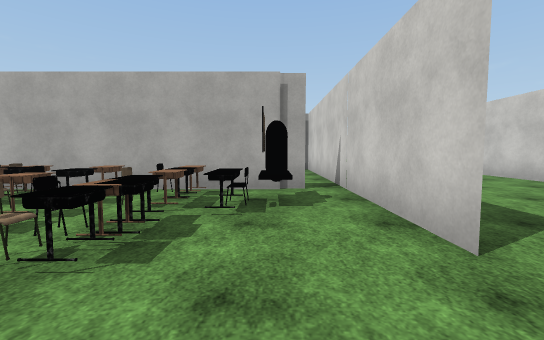
view 1 (above)

24 first-person views from a walk through a scene from a Unity 3-D project. The camera is 1.3 m above the floor, tilts 4° down and sees 90° across. The floor is counted in squares, 2 m on a side. Each view is taken from the middle of a square. On the plan, view 1 faces up. The plan holds only what a view shows up to about 9 squares ahead; the rest is blank. The place goes on beyond the plan. Some surface patterns are stand-ins.

view 2
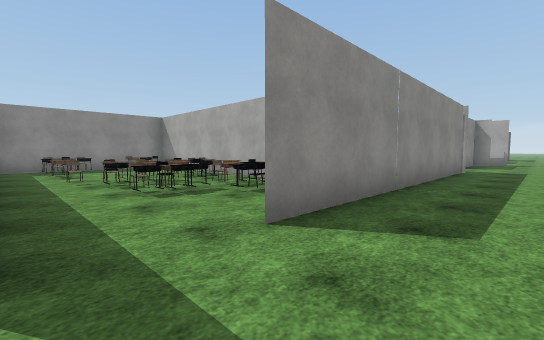

view 3
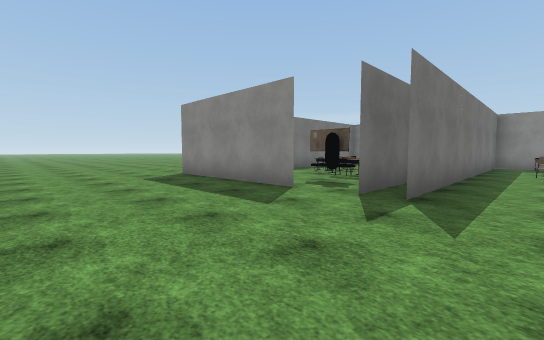

view 4
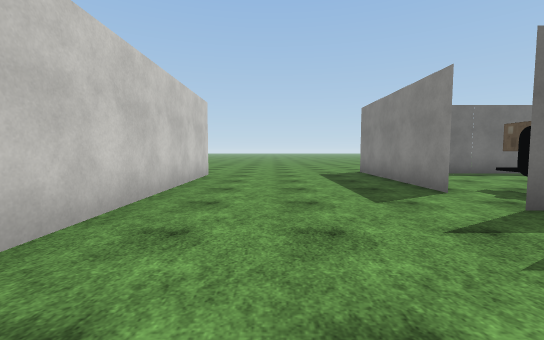

view 5
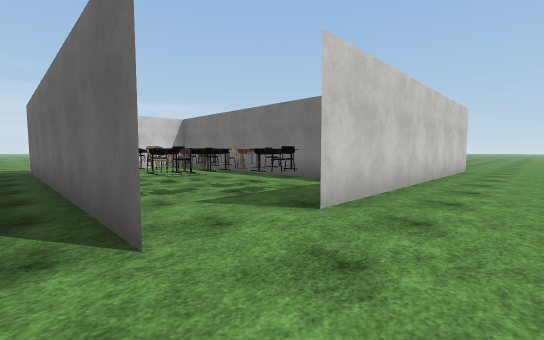

view 6
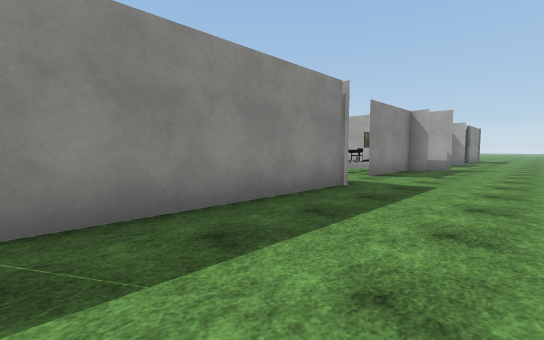

view 7
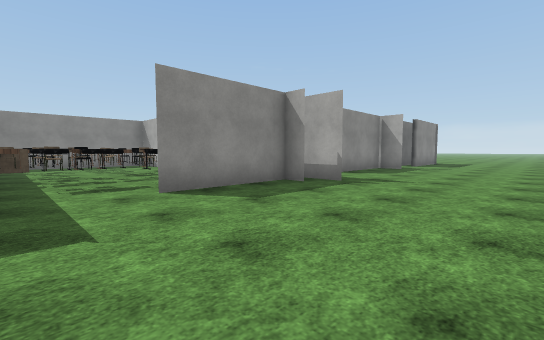

view 8
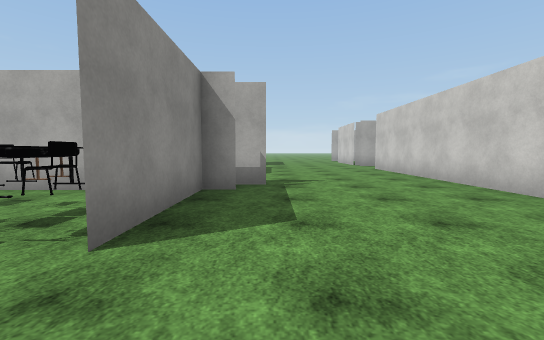

view 9
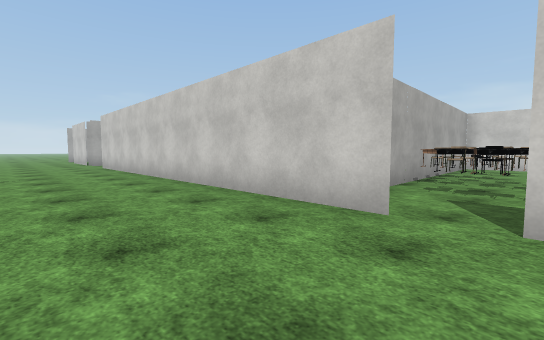

view 10
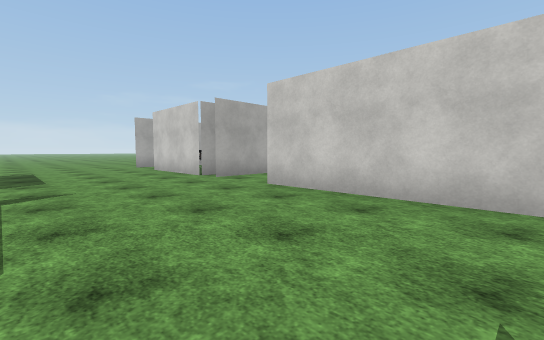

view 11
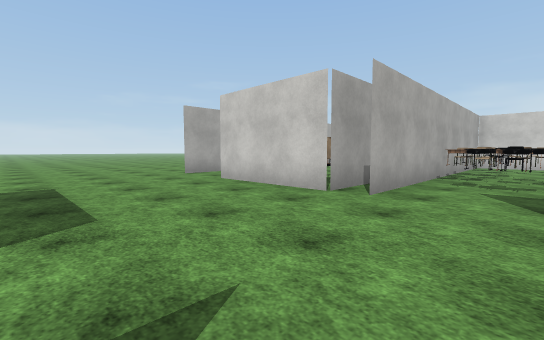

view 12
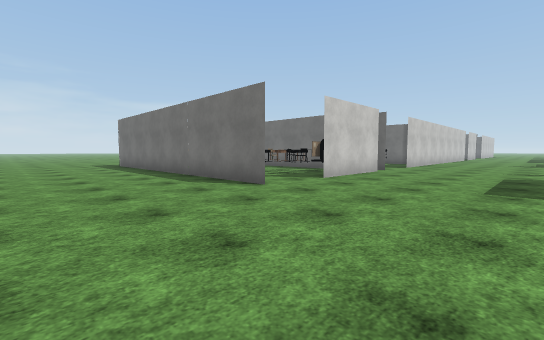

view 13
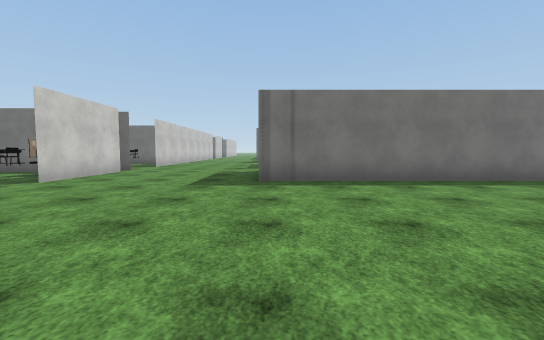

view 14
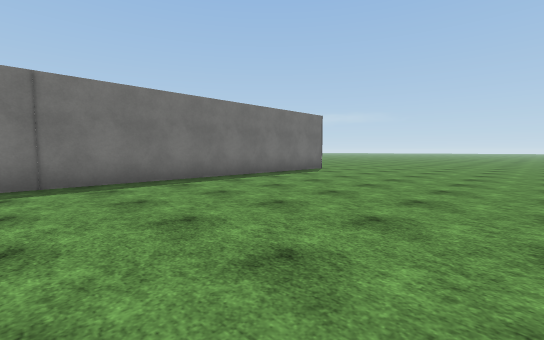

view 15
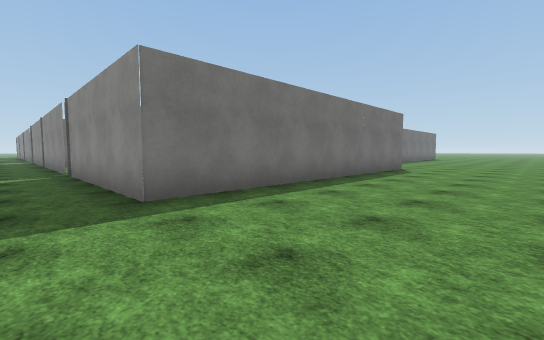

view 16
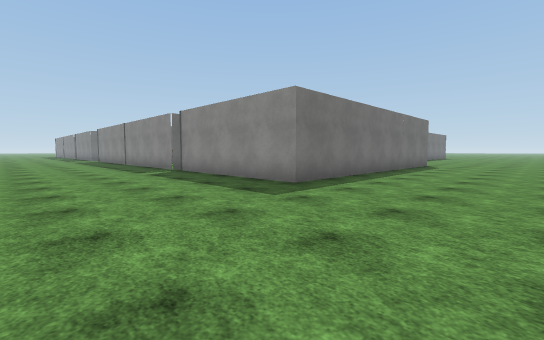

view 17
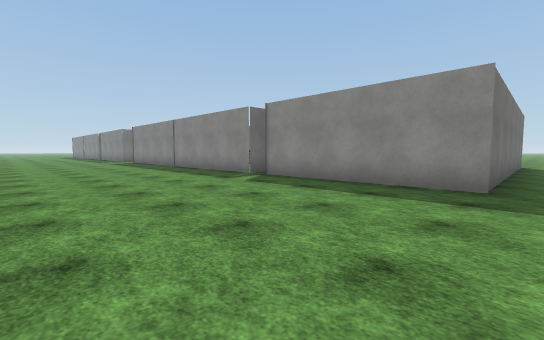

view 18
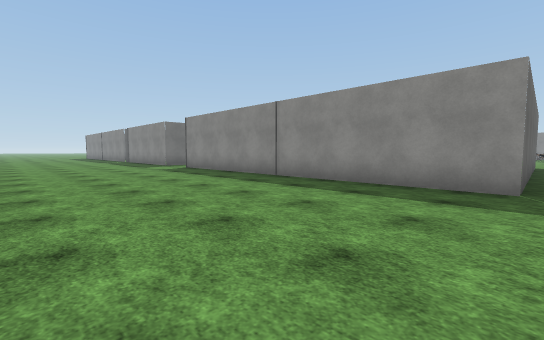

view 19
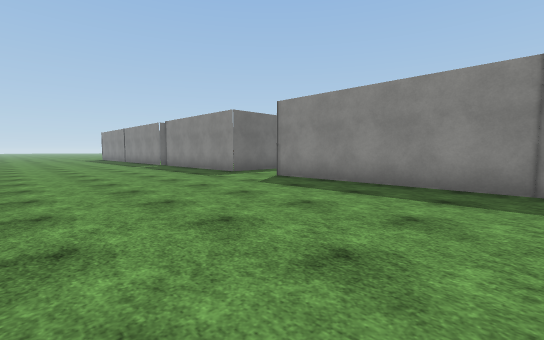

view 20
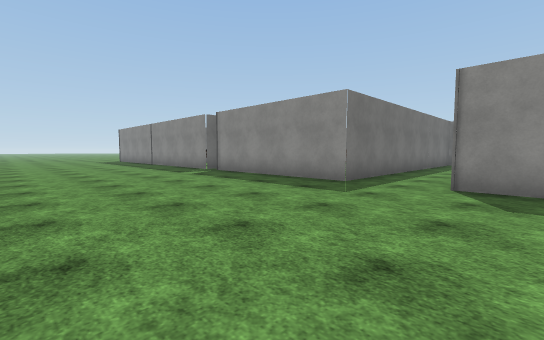

view 21
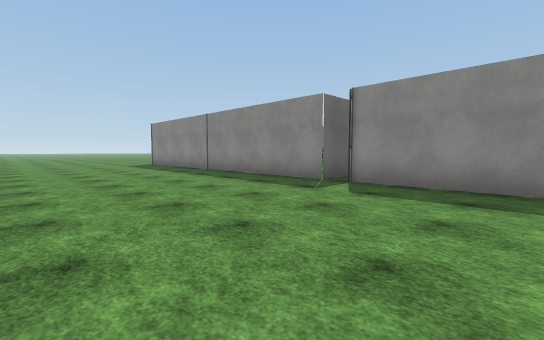

view 22
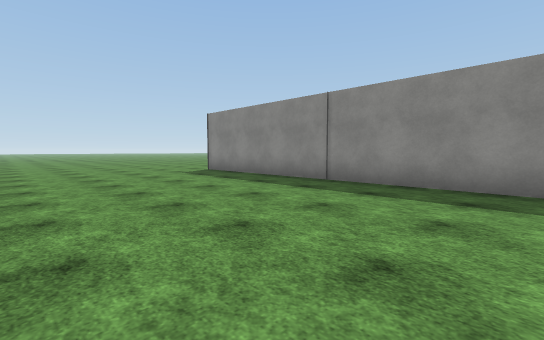

view 23
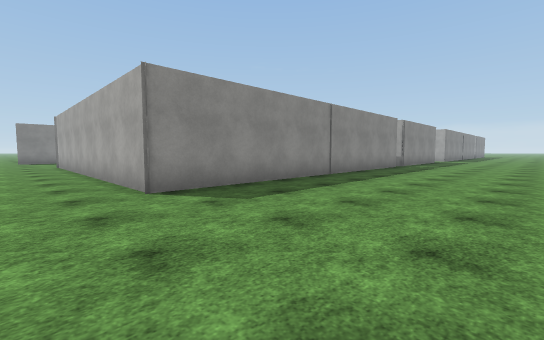

view 24
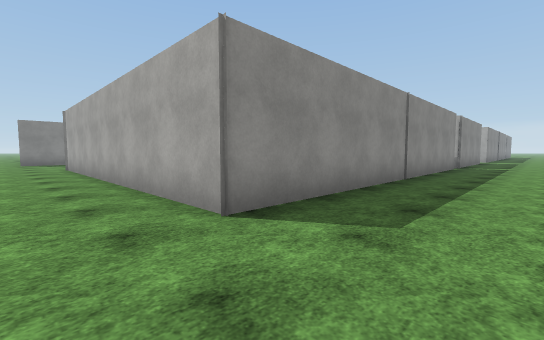

### Floor plan
Points are (right, up) in squares from view 1. A wall is a line through its corners. A room is listed if a view was taken in it or the views show most of it. See-through windows are left out.
Room 1 (view 1)
walls: (-0.5, -0.9) (1.2, -0.9); (1.3, 1.6) (1.3, 5.1); (0.6, 4.6) (-5.2, 4.6); (-5.5, -0.3) (1.2, -0.3)
ways out: opening at (1, 0.5) to room 2
objects: other object (-5, 1); other object (-4, 1); other object (-4, 2); other object (-4, 3); other object (-4, 4); other object (-3, 1); other object (-3, 2); other object (-3, 3); other object (-3, 4); other object (-2, 1); chair (-2, 2); other object (-2, 3); other object (-2, 4); table (-1, 1); table (-1, 2); table (-1, 3); table (-1, 4); other object (0, 2); other object (0, 3); other object (0, 4)
Room 2 (views 2, 3, 4, 5, 6, 7, 8, 9, 10, 11, 12, 13, 14, 15, 16, 17, 18, 19, 20, 21, 22, 23, 24)
walls: (2, 15.3) (0.8, 15.3); (0.8, 14.6) (0.8, 11.6); (5.8, 9) (5.8, 19.9); (1.3, 9.6) (1.3, 1.6); (11.5, 10) (14.7, 10) (14.7, 5); (5.8, 5.6) (5.8, 8.1); (7.2, 22.4) (5.8, 22.4) (5.8, 25.5); (8.2, 22.5) (9.5, 22.5); (14.7, 21.8) (14.7, 11.9); (7.1, 27.4) (5.8, 27.4) (8.6, 27.4); (14.7, 4.4) (14.7, -5.4) (5.8, -5.4) (5.8, 2.5); (11.5, 27.4) (14.7, 27.4) (14.7, 22.5); (-5.5, 25.1) (1.4, 25.1); (1.3, -2.1) (1.3, -6.5)
ways out: opening at (1, 0.5) to room 1; opening at (1, 11); opening at (6, 3.5); opening at (6, 20.5); opening at (12, 11); gap at (6, 9)
objects: other object (1, 11); other object (7, 24); other object (7, 25); other object (8, 25)

Where each view was taken, in squares from view 1:
view 1: 0 up, 0 right, facing up
view 2: 0 up, 3 right, facing up-left
view 3: 1 up, 5 right, facing down-left
view 4: 2 up, 4 right, facing down
view 5: 5 up, 4 right, facing down-right
view 6: 5 up, 4 right, facing up-left
view 7: 10 up, 5 right, facing up-left
view 8: 10 up, 2 right, facing up
view 9: 8 up, 3 right, facing up-right
view 10: 16 up, 2 right, facing up-right
view 11: 20 up, 2 right, facing up-right
view 12: 31 up, 2 right, facing down-right
view 13: 31 up, 1 right, facing down
view 14: 31 up, 1 right, facing down-left
view 15: 31 up, 16 right, facing down-left
view 16: 31 up, 19 right, facing down-left
view 17: 28 up, 20 right, facing down-left
view 18: 22 up, 20 right, facing down-left
view 19: 17 up, 20 right, facing down-left
view 20: 13 up, 20 right, facing down-left
view 21: 8 up, 20 right, facing down-left
view 22: 3 up, 20 right, facing down-left
view 23: 7 down, 19 right, facing up-left
view 24: 7 down, 17 right, facing up-left
